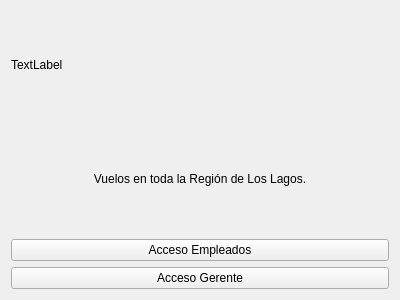
<?xml version="1.0" encoding="UTF-8"?>
<ui version="4.0">
 <class>Form</class>
 <widget class="QWidget" name="Form">
  <property name="geometry">
   <rect>
    <x>0</x>
    <y>0</y>
    <width>400</width>
    <height>300</height>
   </rect>
  </property>
  <property name="windowTitle">
   <string>AeroChinquihue</string>
  </property>
  <layout class="QGridLayout" name="gridLayout">
   <item row="0" column="0">
    <layout class="QVBoxLayout" name="verticalLayout">
     <item>
      <widget class="QLabel" name="picture_label">
       <property name="text">
        <string>TextLabel</string>
       </property>
      </widget>
     </item>
     <item>
      <widget class="QLabel" name="label">
       <property name="text">
        <string>Vuelos en toda la Región de Los Lagos.</string>
       </property>
       <property name="alignment">
        <set>Qt::AlignmentFlag::AlignCenter</set>
       </property>
      </widget>
     </item>
     <item>
      <widget class="QPushButton" name="employee_button">
       <property name="text">
        <string>Acceso Empleados</string>
       </property>
      </widget>
     </item>
     <item>
      <widget class="QPushButton" name="manager_button">
       <property name="text">
        <string>Acceso Gerente</string>
       </property>
      </widget>
     </item>
    </layout>
   </item>
  </layout>
 </widget>
 <resources/>
 <connections/>
</ui>
